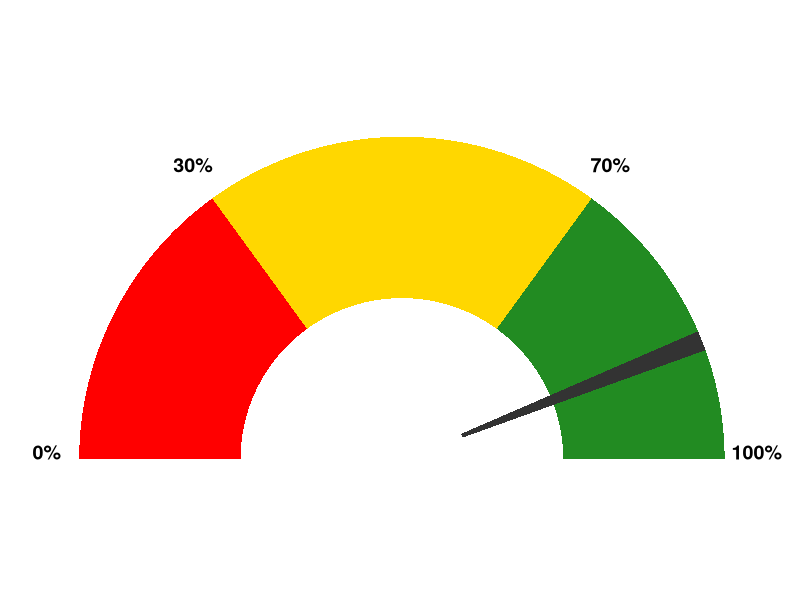

Write R code to recreate this figure.
library(ggplot2)
gg.gauge <- function(pos,breaks=c(0,30,70,100)) {
  get.poly <- function(a,b,r1=0.5,r2=1.0) {
    th.start <- pi*(1-a/100)
    th.end   <- pi*(1-b/100)
    th       <- seq(th.start,th.end,length=100)
    x        <- c(r1*cos(th),rev(r2*cos(th)))
    y        <- c(r1*sin(th),rev(r2*sin(th)))
    return(data.frame(x,y))
  }
  ggplot()+ 
    geom_polygon(data=get.poly(breaks[1],breaks[2]),aes(x,y),fill="red")+
    geom_polygon(data=get.poly(breaks[2],breaks[3]),aes(x,y),fill="gold")+
    geom_polygon(data=get.poly(breaks[3],breaks[4]),aes(x,y),fill="forestgreen")+
    geom_polygon(data=get.poly(pos-1,pos+1,0.2),aes(x,y))+
    geom_text(data=as.data.frame(breaks), size=5, fontface="bold", vjust=0,
              aes(x=1.1*cos(pi*(1-breaks/100)),y=1.1*sin(pi*(1-breaks/100)),label=paste0(breaks,"%")))+
    #annotate("text",x=0,y=0,label=pos,vjust=0,size=8,fontface="bold")+
    coord_fixed()+
    theme_bw()+
    theme(axis.text=element_blank(),
          axis.title=element_blank(),
          axis.ticks=element_blank(),
          panel.grid=element_blank(),
          panel.border=element_blank()) 
}


gg.gauge(0.88*100,breaks=c(0,30,70,100))
